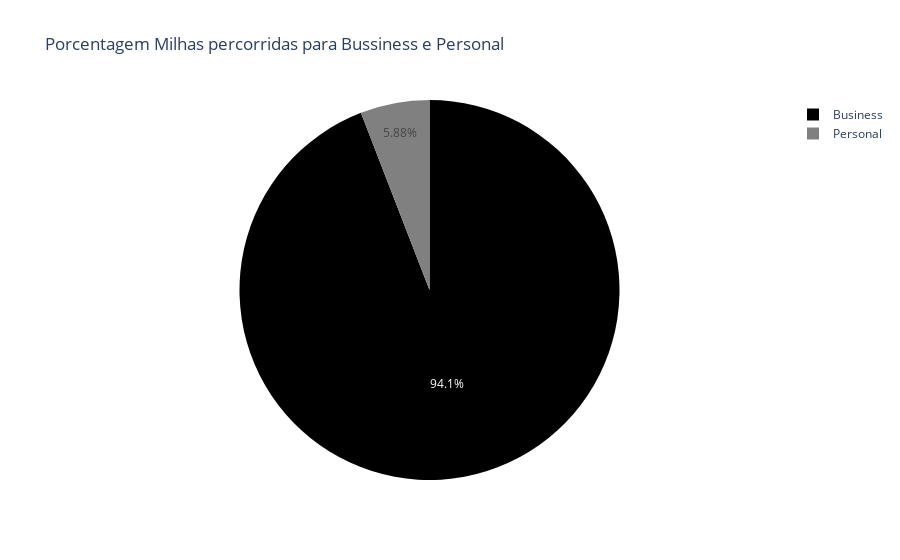

Here is the notebook cell this chart was saved with:
### Code cell
distance = px.pie(graph_category, values="Total Miles", names="CATEGORY*",color_discrete_sequence=["black","gray"], title = 'Porcentagem Milhas percorridas para Business e Personal')
distance.show()

### Figure 1 — Plotly figure (JSON) as saved in the notebook; plotly's stock layout.template omitted (floating-point values rounded to 4 significant figures)
{"data": [{"domain": {"x": [0, 1], "y": [0, 1]}, "hovertemplate": "CATEGORY*=%{label}<br>Total Miles=%{value}<extra></extra>", "labels": ["Business", "Personal"], "legendgroup": "", "name": "", "showlegend": true, "type": "pie", "values": [11487, 717.7]}], "layout": {"legend": {"tracegroupgap": 0}, "piecolorway": ["black", "gray"], "title": {"text": "Porcentagem Milhas percorridas para Bussiness e Personal"}}}
